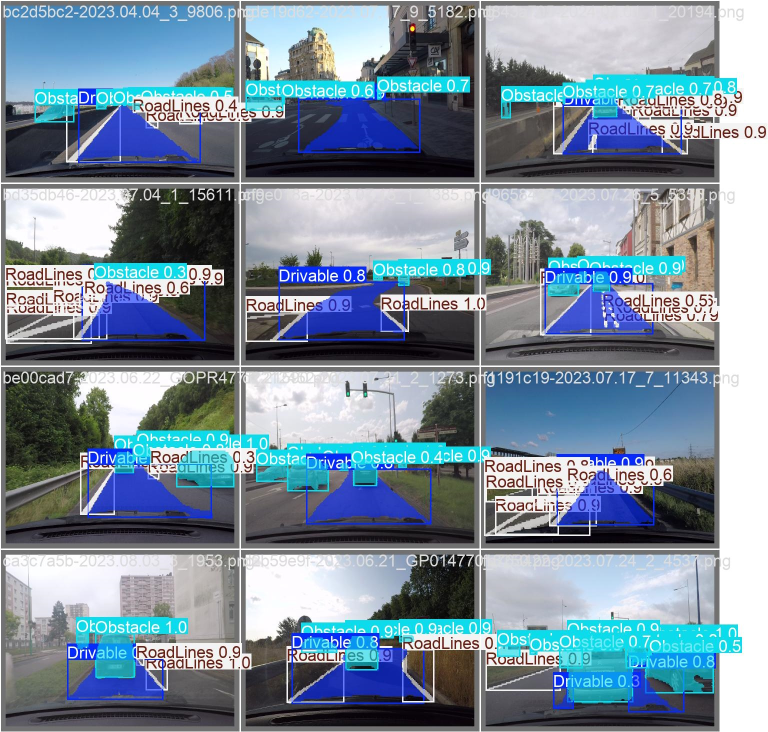
#> input picture images/val_batch0_pred.jpg, 1536 x 1464 px, given in place of 3.MP4, which was not available (shown at 1/2 size)
$ python AutopilotV2.py
#> lines starting #> are read from the running program, lines starting #| are printed output that depends on the picture; after the words box and inside, x2 and y2 are one past the last pixel; in counts of white or black regions, pixels touching at a corner belong together; pictures that were not available may be replaced by others from this repository, and a replacement may not be noted
import cv2 as cv
import numpy as np
import math


AVAILABLE_COLOR = (0, 255, 0)
UNAVAILABLE_COLOR = (0, 0, 255)
autopilot_available = 0


height = 1080
width = 1920

center = int(width/2)-70
car_hood = 150
car_width = 1000
distance_center = center-20
detection_distance = 175
distance_width = 125


left_detect_lane_pos = 250
right_detect_lane_pos = width-260

lane_detect_width = 125
upper_lower_separation = 0
upper_x_offset = 0
lane_detect_height = 450

left_look_at_upper_pt1 = [left_detect_lane_pos - lane_detect_width + upper_x_offset, height - lane_detect_height - upper_lower_separation]
left_look_at_upper_pt2 = [left_detect_lane_pos + lane_detect_width + upper_x_offset, height - int(lane_detect_height/2) - upper_lower_separation]

left_look_at_lower_pt1 = [left_detect_lane_pos - lane_detect_width, height - int(lane_detect_height/2)]
left_look_at_lower_pt2 = [left_detect_lane_pos + lane_detect_width, height]


right_look_at_upper_pt1 = [right_detect_lane_pos - lane_detect_width - upper_x_offset, height - lane_detect_height - upper_lower_separation]
right_look_at_upper_pt2 = [right_detect_lane_pos + lane_detect_width - upper_x_offset, height - int(lane_detect_height/2) - upper_lower_separation]

right_look_at_lower_pt1 = [right_detect_lane_pos - lane_detect_width, height - int(lane_detect_height/2)]
right_look_at_lower_pt2 = [right_detect_lane_pos + lane_detect_width, height]


def imcrop(img, bbox):
    x1,y1,x2,y2 = bbox
    if x1 < 0 or y1 < 0 or x2 > img.shape[1] or y2 > img.shape[0]:
        img, x1, x2, y1, y2 = pad_img_to_fit_bbox(img, x1, x2, y1, y2)
    return img[y1:y2, x1:x2]

# [8 lines left out: function pad_img_to_fit_bbox, not called in this run]


def detect_lines(frame):
    """detect left and right lane by looking at white pixels"""
    left_lane = []
    right_lane = []


    """look at white pixel around left_look_at"""
    thresh = 245
    frame_wb = cv.threshold(frame, thresh, 255, cv.THRESH_BINARY)[1]

    left_upper_bbox = left_look_at_upper_pt1 + left_look_at_upper_pt2
    left_lower_bbox = left_look_at_lower_pt1 + left_look_at_lower_pt2

    right_upper_bbox = right_look_at_upper_pt1 + right_look_at_upper_pt2
    right_lower_bbox = right_look_at_lower_pt1 + right_look_at_lower_pt2

    left_upper_wb = imcrop(frame_wb, left_upper_bbox)
    left_lower_wb = imcrop(frame_wb, left_lower_bbox)

    right_upper_wb = imcrop(frame_wb, right_upper_bbox)
    right_lower_wb = imcrop(frame_wb, right_lower_bbox)


    """
    left lane angle calcuation
    """

    left_upper = cv.moments(left_upper_wb)
    left_lower = cv.moments(left_lower_wb)

    if left_upper["m00"] != 0:
        left_upper_pos = int(left_upper["m10"] / left_upper["m00"]), int(left_upper["m01"] / left_upper["m00"]) + lane_detect_height
    else:
        left_upper_pos = 0, 0

    if left_lower["m00"] != 0:
        left_lower_pos = int(left_lower["m10"] / left_lower["m00"]), int(left_lower["m01"] / left_lower["m00"])
    else:
        left_lower_pos = 0, 0

    left_pos = left_upper_pos[0] - left_lower_pos[0], left_upper_pos[1] - left_lower_pos[1]

    left_angle = math.atan2(left_pos[0], left_pos[1]) * 180 / math.pi
    if abs(left_angle) > 45:
        left_angle = 0
        left_detected = 0
    else:
        left_detected = 1


    """
    right lane angle calcuation
    """

    right_upper = cv.moments(right_upper_wb)
    right_lower = cv.moments(right_lower_wb)

    if right_upper["m00"] != 0:
        right_upper_pos = int(right_upper["m10"] / right_upper["m00"]), int(right_upper["m01"] / right_upper["m00"]) + lane_detect_height
    else:
        right_upper_pos = 0, 0

    if right_lower["m00"] != 0:
        right_lower_pos = int(right_lower["m10"] / right_lower["m00"]), int(right_lower["m01"] / right_lower["m00"])
    else:
        right_lower_pos = 0, 0

    right_pos = right_upper_pos[0] - right_lower_pos[0], right_upper_pos[1] - right_lower_pos[1]

    right_angle = math.atan2(right_pos[0], right_pos[1]) * 180 / math.pi
    if abs(right_angle) > 45:
        right_angle = 0
        right_detected = 0
    else:
        right_detected = 1


    """
    detected: 0:None , 1:left, 2:right, 3,both
    """

    if right_detected == left_detected:
        if right_detected == 0:
            # print("no lane detected")
            detected = 0
        else:
            # print("both lane detected")
            detected = 3
    else:
        if right_detected == 1:
            # print("right lane detected")
            detected = 2
        else:
            # print("left lane detected")
            detected = 1


    # print(f"lanes angle: {left_angle}° -- {right_angle}°")


    displayed_wb = frame_wb.copy()
    cv.rectangle(displayed_wb, left_look_at_upper_pt1, left_look_at_upper_pt2, (255, 255, 255), 5)
    cv.rectangle(displayed_wb, left_look_at_lower_pt1, left_look_at_lower_pt2, (255, 255, 255), 5)
    cv.rectangle(displayed_wb, right_look_at_upper_pt1, right_look_at_upper_pt2, (255, 255, 255), 5)
    cv.rectangle(displayed_wb, right_look_at_lower_pt1, right_look_at_lower_pt2, (255, 255, 255), 5)


    return displayed_wb, left_angle, right_angle, detected


"""
Video here
"""
cap = video_capture = cv.VideoCapture('Test drive\\31 03 2023\\3.MP4')

left_pre_angle = 0
right_pre_angle = 0
true_pre_angle = 0
last_good_angle = 0
pre_autopilot_available = 0

while (cap.isOpened()):
    success, frame = cap.read()
#> frame is the input picture: shape (1464, 1536, 3); mean B, G, R 155.9, 140.7, 122.8
    if success:
        displayed_frame = frame.copy()
        """rbg2gray and transform the view to bird eye view"""

        # transform the view to bird eye view
        top_left = [int(distance_center - distance_width/2),
                    int(height - car_hood - detection_distance)]
        top_right = [int(distance_center + distance_width/2),
                    int(height - car_hood - detection_distance)]
        bottom_left = [int(center - car_width/2), int(height-car_hood)]
        bottom_right = [int(center + car_width/2), int(height-car_hood)]


        pts1 = np.float32([top_left, bottom_left, top_right, bottom_right])
        pts2 = np.float32([[0, 0], [0, height], [width, 0], [width, height]])

        matrix = cv.getPerspectiveTransform(pts1, pts2)
        transformed_frame = cv.warpPerspective(frame, matrix, (width, height))
        frame_gray = cv.cvtColor(transformed_frame, cv.COLOR_RGB2GRAY)
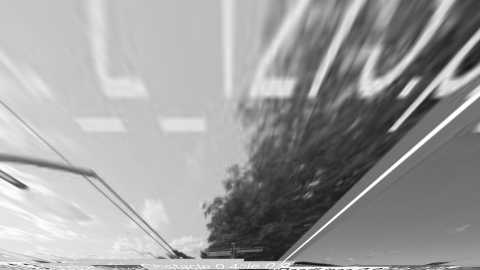
#> frame_gray: shape (1080, 1920) (shown at 1/4 size); min 9, max 255, mean 157.4


        kernel_sharpen = np.array([[0, -1, 0],
                                [-1, 5, -1],
                                [0, -1, 0]])
        frame_sharpen = cv.filter2D(frame_gray, -1, kernel_sharpen)
        # frame_sharpen = cv.filter2D(frame_sharpen, -1, kernel_sharpen)

        alpha = 3  # Contrast control (1.0-3.0)
        beta = -100  # Brightness control (0-100)
        adjusted = cv.convertScaleAbs(frame_sharpen, alpha=alpha, beta=beta)

        lanes, left_line_angle, right_line_angle, detected = detect_lines(adjusted)  # detected: 0:None , 1:left, 2:right, 3,both
#> in detect_lines, `frame_wb = cv.threshold(frame, thresh, 255, cv.THRESH_BINARY)[1]`:
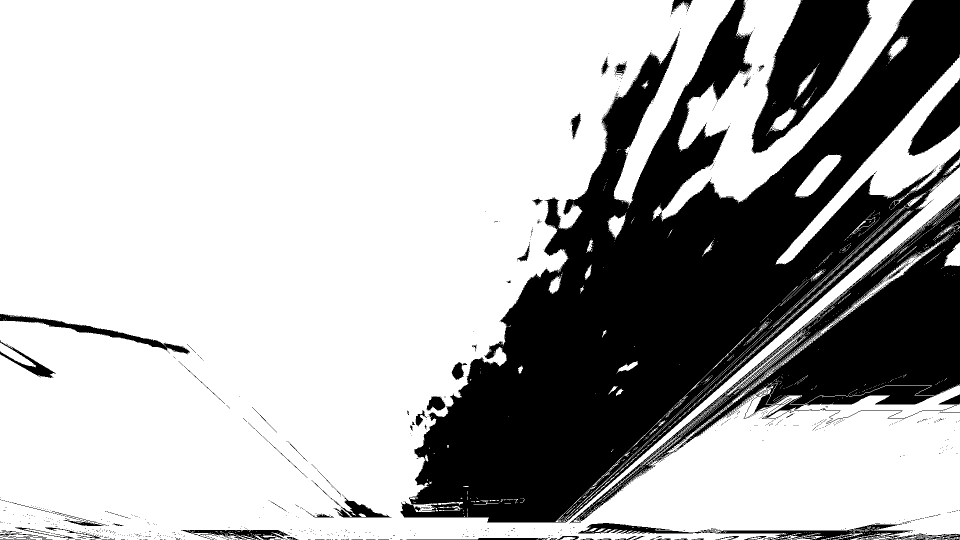
#> frame_wb: shape (1080, 1920) (shown at 1/2 size); 70.9% white; 1014 black regions (940 under 20 px), largest, box (x1, y1, x2, y2) and area: (800, 0, 1920, 1045) 434777, (1139, 388, 1920, 1047) 100263, (1502, 0, 1744, 308) 34087
#> in imcrop (call 3), `return img[y1:y2, x1:x2]`:
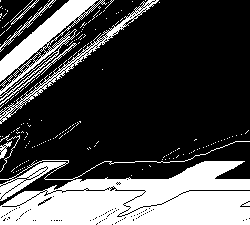
#> returned value: shape (225, 250); 29.4% white; 178 white regions (171 under 20 px), largest, box (x1, y1, x2, y2) and area: (0, 141, 250, 225) 11879, (0, 0, 107, 105) 2802, (0, 0, 159, 124) 1063
#> in imcrop (call 4), `return img[y1:y2, x1:x2]`:
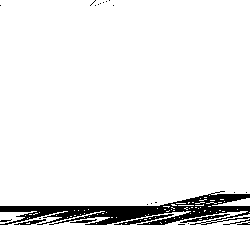
#> returned value: shape (225, 250); 93% white; 25 black regions (18 under 20 px), largest, box (x1, y1, x2, y2) and area: (0, 191, 250, 225) 3408, (114, 214, 174, 225) 159, (180, 214, 230, 223) 118
#> in detect_lines, `left_upper = cv.moments(left_upper_wb)`: left_upper = moments, m00 13613175, centre m10/m00, m01/m00 = (124.5, 115.7)
#> in detect_lines, `left_lower = cv.moments(left_lower_wb)`: left_lower = moments, m00 14053305, centre m10/m00, m01/m00 = (125.6, 110.1)
#> in detect_lines, `left_upper_pos = int(left_upper["m10"] / left_upper["m00"]), int(left_..`: left_upper_pos = (124, 565)
#> in detect_lines, `left_lower_pos = int(left_lower["m10"] / left_lower["m00"]), int(left_..`: left_lower_pos = (125, 110)
#> in detect_lines, `left_pos = left_upper_pos[0] - left_lower_pos[0], left_upper_pos[1] - ..`: left_pos = (-1, 455)
#> in detect_lines, `left_angle = math.atan2(left_pos[0], left_pos[1]) * 180 / math.pi`: left_angle = -0.126
#> in detect_lines, `right_upper = cv.moments(right_upper_wb)`: right_upper = moments, m00 4219485, centre m10/m00, m01/m00 = (108.9, 157)
#> in detect_lines, `right_lower = cv.moments(right_lower_wb)`: right_lower = moments, m00 13346700, centre m10/m00, m01/m00 = (123.6, 104.6)
#> in detect_lines, `right_upper_pos = int(right_upper["m10"] / right_upper["m00"]), int(ri..`: right_upper_pos = (108, 606)
#> in detect_lines, `right_lower_pos = int(right_lower["m10"] / right_lower["m00"]), int(ri..`: right_lower_pos = (123, 104)
#> in detect_lines, `right_pos = right_upper_pos[0] - right_lower_pos[0], right_upper_pos[1..`: right_pos = (-15, 502)
#> in detect_lines, `right_angle = math.atan2(right_pos[0], right_pos[1]) * 180 / math.pi`: right_angle = -1.71
#> in detect_lines, `cv.rectangle(displayed_wb, right_look_at_upper_pt1, right_look_at_uppe..`:
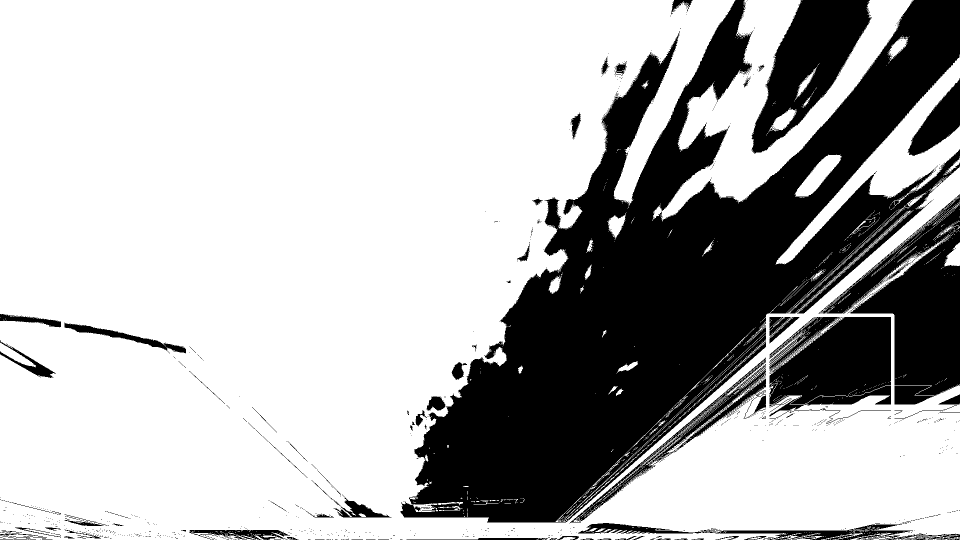
#> displayed_wb: shape (1080, 1920) (shown at 1/2 size); 71.1% white; 994 black regions (911 under 20 px), largest, box (x1, y1, x2, y2) and area: (800, 0, 1920, 1045) 432621, (1637, 388, 1920, 809) 50972, (1539, 634, 1782, 847) 36359
#> left_line_angle = -0.126; right_line_angle = -1.71; detected = 3

        """smoothing"""
        left_line_angle_delta = abs(left_line_angle-left_pre_angle)
#> left_line_angle_delta = 0.126
        right_line_angle_delta = abs(right_line_angle-right_pre_angle)
#> right_line_angle_delta = 1.71


        left_line_angle = ((left_line_angle*1 + left_pre_angle*5)/6)
#> left_line_angle = -0.021
        right_line_angle = ((right_line_angle*1 + right_pre_angle*5)/6)
#> right_line_angle = -0.285


        """
        line_focus: 0:None , 1:left, 2:right, 3,both
        """
        limit = 3
        left_certitude = limit * (limit-left_line_angle_delta)/9
#> left_certitude = 0.958
        right_certitude = limit * (limit-right_line_angle_delta)/9
#> right_certitude = 0.429

        if left_certitude < 0: left_certitude = 0
        if right_certitude < 0: right_certitude = 0


        true_angle = ((left_line_angle*left_certitude) + (right_line_angle*right_certitude))/2
#> true_angle = -0.0713

        left_arrow_start = (left_detect_lane_pos, height)
        left_arrow_end = (left_detect_lane_pos + int(left_detect_lane_pos * math.sin(left_line_angle/180*math.pi)) , int(height - lane_detect_height*left_certitude))
#> left_arrow_end = (250, 648)

        right_arrow_start = (right_detect_lane_pos, height)
        right_arrow_end = (right_detect_lane_pos + int(right_detect_lane_pos * math.sin(right_line_angle/180*math.pi)) ,int(height - lane_detect_height*right_certitude))
#> right_arrow_end = (1652, 886)

        # true_angle = np.mean(true_angle)
        true_angle = ((true_angle*1 + true_pre_angle*30)/31)
#> true_angle = -0.0023

        if left_certitude > 0.6 or right_certitude > 0.6:
            last_good_angle = true_pre_angle
            autopilot_available = 1

        elif left_certitude < 0.4 and right_certitude < 0.4:
            true_angle = last_good_angle
            autopilot_available = 0


        autopilot_available = (autopilot_available*1 + pre_autopilot_available*10)/11

        if autopilot_available > 0.7:
            displayed_color = AVAILABLE_COLOR
            """display 'autopilot Available' on "displayed_frame"""
            cv.putText(displayed_frame, 'Autopilot Available', (int(width/2)-150, 30), cv.FONT_HERSHEY_SIMPLEX, 1, displayed_color, 2, cv.LINE_AA)
        else:
            displayed_color = UNAVAILABLE_COLOR
            """display 'autopilot Unavailable' on "displayed_frame"""
            cv.putText(displayed_frame, 'Autopilot Unavailable', (int(width/2)-160, 30), cv.FONT_HERSHEY_SIMPLEX, 1, displayed_color, 2, cv.LINE_AA)


        true_arrow_start = (center, height)
        true_arrow_end = (distance_center + int(distance_center * math.sin(true_angle/180*math.pi)), height - lane_detect_height)
#> true_arrow_end = (870, 630)

        absolute_arrow_lenght = 75
        absolute_arrow_start = (int(width/2), absolute_arrow_lenght+50)
        absolute_arrow_end = (int(width/2) + int(absolute_arrow_lenght * math.sin(true_angle*4/180*math.pi)), absolute_arrow_start[1] - int(absolute_arrow_lenght * math.cos(true_angle*4/180*math.pi)))
#> absolute_arrow_end = (960, 51)


        """
        Display
        """

        print(f"Autopilot available: {autopilot_available > 0.7} ({autopilot_available:.2f}) last_good_angle: {last_good_angle:.3f} {displayed_color == AVAILABLE_COLOR}  lanes angle: {left_line_angle:.3f}° -- {right_line_angle:.3f}° --> {true_angle:.3f}°   -----   {left_line_angle_delta:.3f} ({left_certitude:.3f})   {right_line_angle_delta:.3f} ({right_certitude:.3f})")
#| Autopilot available: False (0.09) last_good_angle: 0.000 False  lanes angle: -0.021° -- -0.285° --> -0.002°   -----   0.126 (0.958)   1.712 (0.429)

        cv.line(adjusted, left_arrow_start, left_arrow_end, (0,0,0), 5)
        cv.line(adjusted, right_arrow_start, right_arrow_end, (0, 0, 0), 5)
        cv.line(adjusted, true_arrow_start, true_arrow_end, (0, 0, 0), 7)
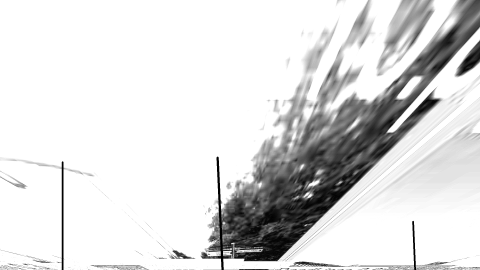
#> adjusted: shape (1080, 1920) (shown at 1/4 size); min 0, max 255, mean 220.3

        cv.line(displayed_frame, absolute_arrow_end, absolute_arrow_start, displayed_color, 7)
        cv.line(displayed_frame, true_arrow_start, true_arrow_end, displayed_color, 7)
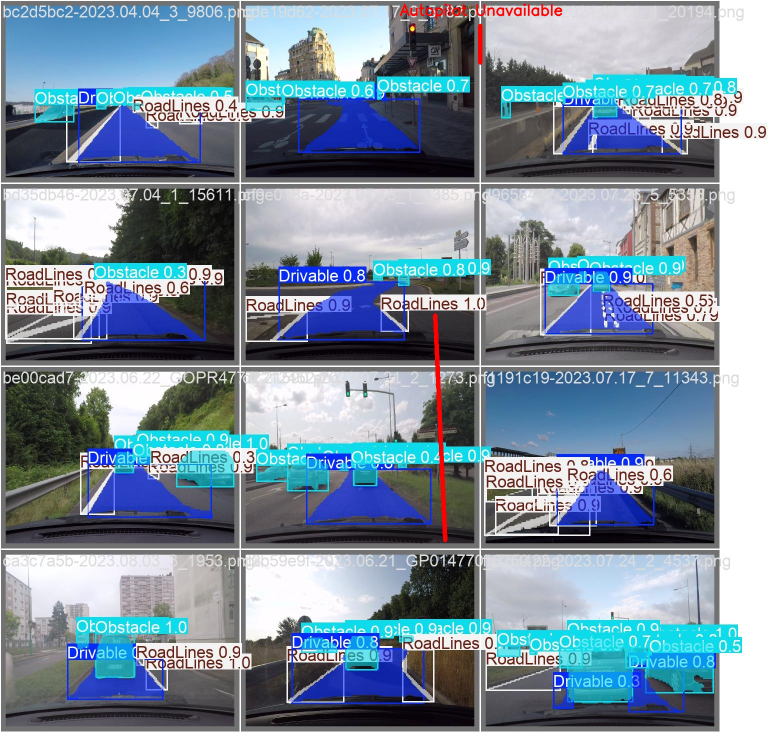
#> displayed_frame: shape (1464, 1536, 3) (shown at 1/2 size); mean B, G, R 155.5, 140.3, 123.2
        cv.circle(displayed_frame, top_left, 5, displayed_color, -1)
#> displayed_frame: shape (1464, 1536, 3); under 0.01% of pixels changed, all inside (x1, y1, x2, y2) = (802, 750, 813, 761)
        cv.circle(displayed_frame, top_right, 5, displayed_color, -1)
#> displayed_frame: shape (1464, 1536, 3); mean B, G, R 155.5, 140.3, 123.3
        cv.circle(displayed_frame, bottom_left, 10, displayed_color, -1)
#> displayed_frame: shape (1464, 1536, 3); mean B, G, R 155.5, 140.3, 123.3
        cv.circle(displayed_frame, bottom_right, 10, displayed_color, -1)
#> displayed_frame: shape (1464, 1536, 3); mean B, G, R 155.5, 140.2, 123.3

        cv.imshow('displayed_frame', displayed_frame)
        cv.imshow('WB', lanes)
        cv.imshow('adjusted', adjusted)
        if cv.waitKey(1) == 27:
#> (key Esc is pressed here)
            break

        left_pre_angle = left_line_angle
        right_pre_angle = right_line_angle
        true_pre_angle = true_angle
        pre_autopilot_available = autopilot_available
        cv.waitKey(1)

$ run again, on images/autopilotV6 active 2.png
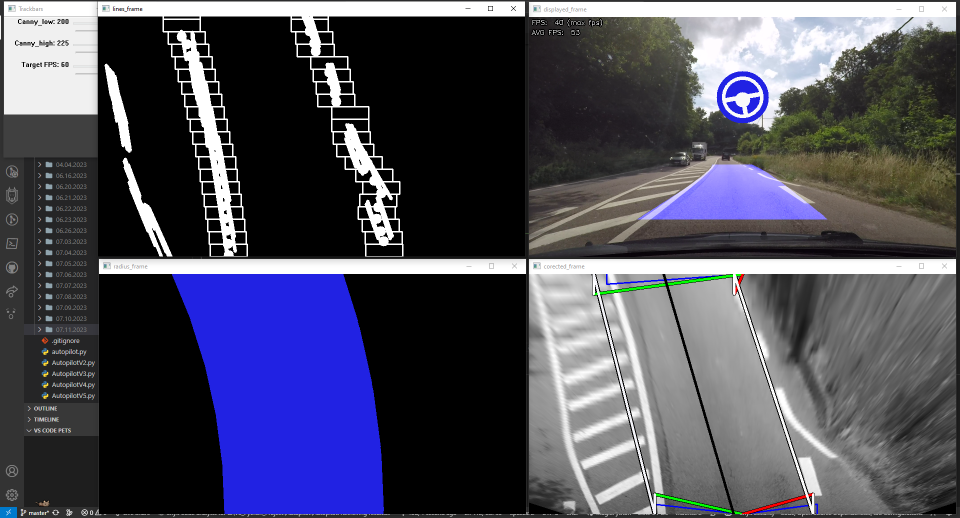
#> input picture images/autopilotV6 active 2.png, 1920 x 1035 px, given in place of 3.MP4, which was not available (shown at 1/2 size)
#> frame is the input picture: shape (1035, 1920, 3); mean B, G, R 92.7, 76.5, 76.7
#> in detect_lines, `frame_wb = cv.threshold(frame, thresh, 255, cv.THRESH_BINARY)[1]`:
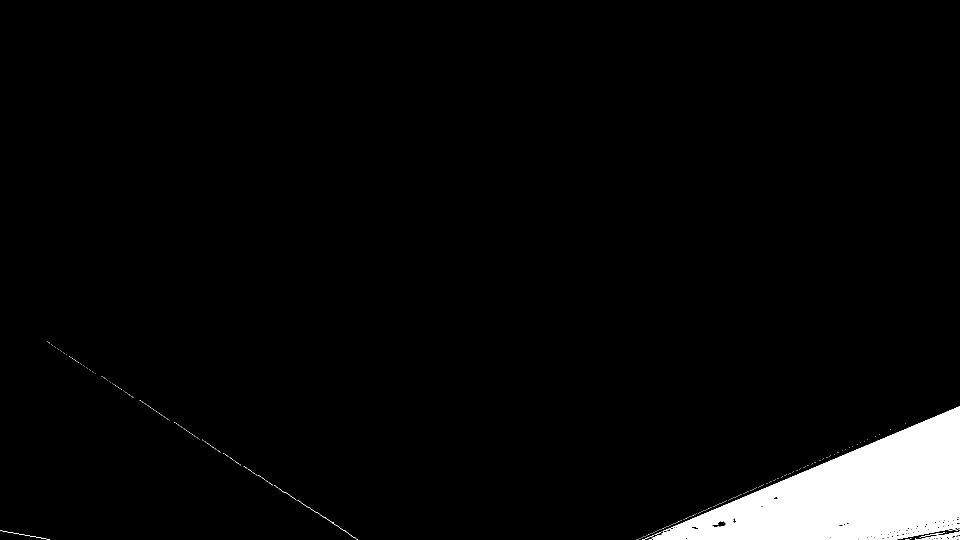
#> frame_wb: shape (1080, 1920) (shown at 1/2 size); 4% white; 307 white regions (299 under 20 px), largest, box (x1, y1, x2, y2) and area: (1305, 812, 1920, 1080) 81883, (1830, 1063, 1920, 1080) 367, (1865, 1072, 1920, 1080) 159
#> left_upper = moments, m00 30090, centre m10/m00, m01/m00 = (129.9, 156.1)
#> left_lower = moments, m00 1785, centre m10/m00, m01/m00 = (244, 3)
#> left_upper_pos = (129, 606)
#> left_lower_pos = (244, 3)
#> left_pos = (-115, 603)
#> left_angle = -10.8
#> right_upper = moments, m00 0
#> right_lower = moments, m00 10002375, centre m10/m00, m01/m00 = (138.1, 141.6)
#> right_lower_pos = (138, 141)
#> right_pos = (-138, -141)
#> right_angle = -135.6
#> `lanes, left_line_angle, right_line_angle, detected = detect_lines(adju..`: left_line_angle = -10.8; right_line_angle = 0; detected = 1
#> left_line_angle_delta = 10.8
#> right_line_angle_delta = 0
#> `left_line_angle = ((left_line_angle*1 + left_pre_angle*5)/6)`: left_line_angle = -1.8
#> left_certitude = -2.6
#> right_certitude = 1
#> true_angle = 0
#> left_arrow_end = (243, 1080)
#> right_arrow_end = (1660, 630)
#> true_arrow_end = (870, 630)
#> absolute_arrow_end = (960, 50)
#| Autopilot available: False (0.09) last_good_angle: 0.000 False  lanes angle: -1.800° -- 0.000° --> 0.000°   -----   10.797 (0.000)   0.000 (1.000)
#> `cv.line(displayed_frame, true_arrow_start, true_arrow_end, displayed_c..`:
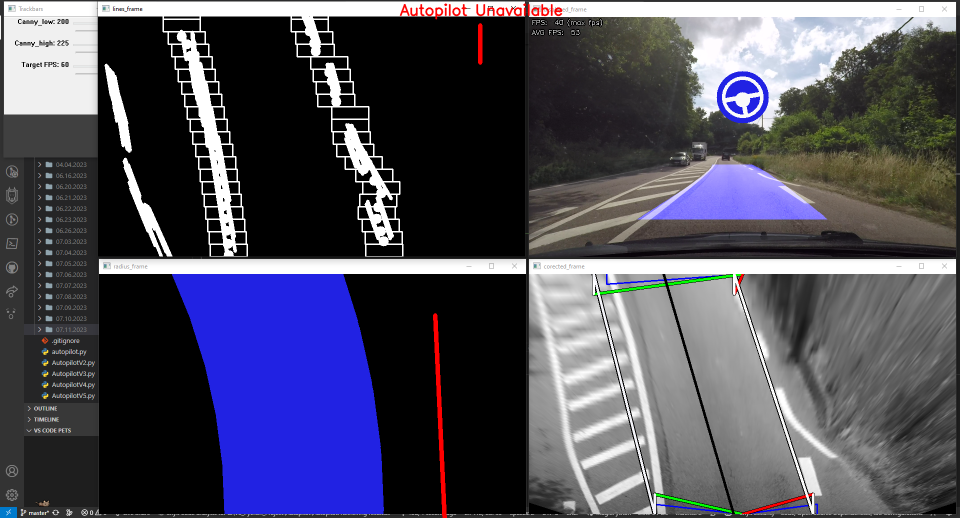
#> displayed_frame: shape (1035, 1920, 3) (shown at 1/2 size); mean B, G, R 92.3, 76.2, 77.3
